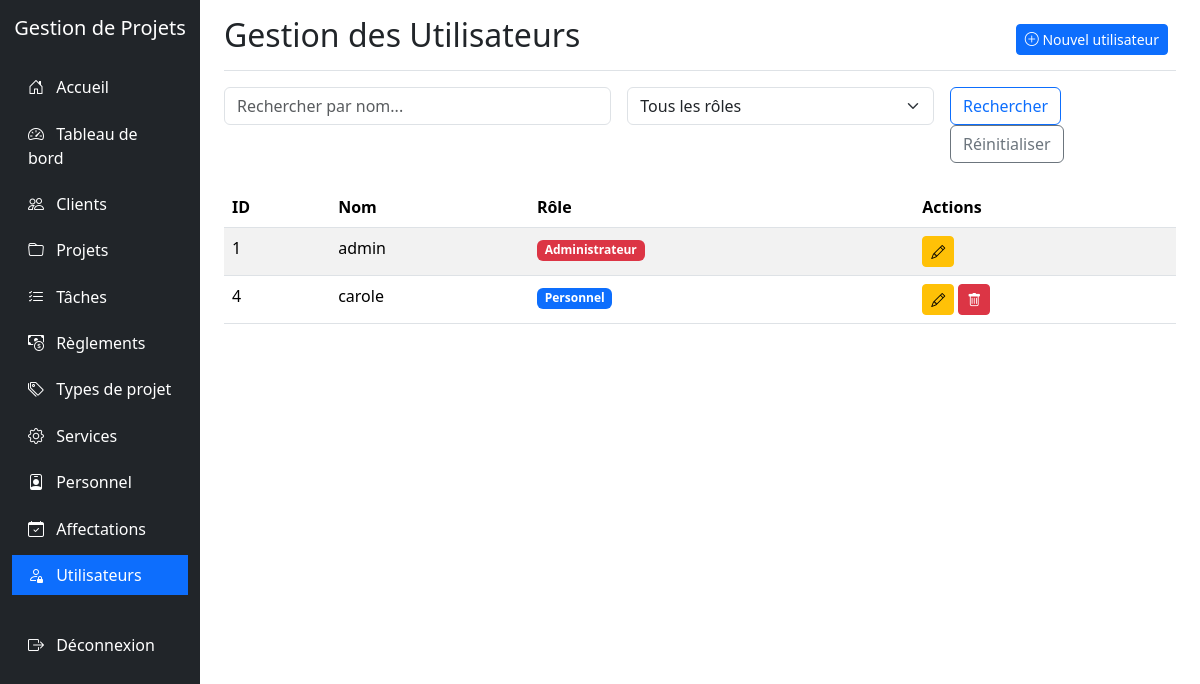
The page /utilisateurs/index.php (signed in) on the database its author committed.
### tables this page shows
CREATE TABLE IF NOT EXISTS `utilisateur` (
  `IdUtilisateur` int NOT NULL AUTO_INCREMENT,
  `NomUtilisateur` varchar(255) NOT NULL,
  `MotDePasse` varchar(255) NOT NULL,
  `Role` varchar(50) NOT NULL,
  PRIMARY KEY (`IdUtilisateur`)
);

### utilisateurs/index.php (the view, shortened to what this page needs)
<?php
require_once '../config.php';
$search = isset($_GET['search']) ? $_GET['search'] : '';
$where = [];
$whereClause = !empty($where) ? "WHERE " . implode(" AND ", $where) : "";
$sql = "SELECT * FROM UTILISATEUR $whereClause ORDER BY NomUtilisateur";
$result = mysqli_query($conn, $sql);
?>
<!DOCTYPE html>
<html lang="fr">
<head>
<link href="../libs/bootstrap@5.3.0-alpha1/dist/css/bootstrap.min.css" rel="stylesheet">
<link rel="stylesheet" href="../libs/bootstrap-icons-1.10.0/font/bootstrap-icons.css">
</head>
<body>
    <div class="container-fluid">
        <div class="row">
            <div class="col-md-3 col-lg-2 d-md-block sidebar collapse">
                <div class="position-sticky pt-3">
                    <div class="text-center mb-4">
                        <h5 class="text-white">Gestion de Projets</h5>
                    </div>
                    <ul class="nav flex-column">
                        <li class="nav-item">
                            <a class="nav-link" href="../index.php">
                                <i class="bi bi-house-door"></i> Accueil
                            </a>
                        </li>
                        <li class="nav-item">
                            <a class="nav-link" href="../dashboard/index.php">
                                <i class="bi bi-speedometer2"></i> Tableau de bord
                            </a>
                        </li>
                        <li class="nav-item">
                            <a class="nav-link" href="../clients/index.php">
                                <i class="bi bi-people"></i> Clients
                            </a>
                        </li>
                        <li class="nav-item">
                            <a class="nav-link" href="../projets/index.php">
                                <i class="bi bi-folder"></i> Projets
                            </a>
                        </li>
                        <li class="nav-item">
                            <a class="nav-link" href="../taches/index.php">
                                <i class="bi bi-list-check"></i> Tâches
                            </a>
                        </li>
                        <li class="nav-item">
                            <a class="nav-link" href="../reglements/index.php">
                                <i class="bi bi-cash-coin"></i> Règlements
                            </a>
                        </li>
                        <li class="nav-item">
                            <a class="nav-link" href="../typesprojet/index.php">
                                <i class="bi bi-tags"></i> Types de projet
                            </a>
                        </li>
                        <li class="nav-item">
                            <a class="nav-link" href="../services/index.php">
                                <i class="bi bi-gear"></i> Services
                            </a>
                        </li>
                        <li class="nav-item">
                            <a class="nav-link" href="../personnel/index.php">
                                <i class="bi bi-person-badge"></i> Personnel
                            </a>
                        </li>
                        <li class="nav-item">
                            <a class="nav-link" href="../affectations/index.php">
                                <i class="bi bi-calendar-check"></i> Affectations
                            </a>
                        </li>
                        <li class="nav-item">
                            <a class="nav-link active" href="../utilisateurs/index.php">
                                <i class="bi bi-person-lock"></i> Utilisateurs
                            </a>
                        </li>
                        <li class="nav-item mt-4">
                            <a class="nav-link" href="../logout.php">
                                <i class="bi bi-box-arrow-right"></i> Déconnexion
                            </a>
                        </li>
                    </ul>
                </div>
            </div>
            <div class="col-md-9 ms-sm-auto col-lg-10 px-md-4">
                <div class="d-flex justify-content-between flex-wrap flex-md-nowrap align-items-center pt-3 pb-2 mb-3 border-bottom">
                    <h1 class="h2">Gestion des Utilisateurs</h1>
                    <div class="btn-toolbar mb-2 mb-md-0">
                        <a href="create.php" class="btn btn-sm btn-primary me-2">
                            <i class="bi bi-plus-circle"></i> Nouvel utilisateur
                        </a>
                    </div>
                </div>
                <div class="row mb-4">
                    <div class="col-md-12">
                        <form action="index.php" method="get" class="row g-3">
                            <div class="col-md-5">
                                <input type="text" name="search" class="form-control" placeholder="Rechercher par nom..." value="<?php echo htmlspecialchars($search); ?>">
                            </div>
                            <div class="col-md-4">
                                <select name="role" class="form-select">
                                    <option value="">Tous les rôles</option>
                                </select>
                            </div>
                            <div class="col-md-3">
                                <button type="submit" class="btn btn-outline-primary">Rechercher</button>
                                <a href="index.php" class="btn btn-outline-secondary">Réinitialiser</a>
                            </div>
                        </form>
                    </div>
                </div>
                <div class="table-responsive">
                    <table class="table table-striped table-hover">
                        <thead>
                            <tr>
                                <th>ID</th>
                                <th>Nom</th>
                                <th>Rôle</th>
                                <th>Actions</th>
                            </tr>
                        </thead>
                        <tbody>
                            <?php
                            if (mysqli_num_rows($result) > 0) {
                                while($row = mysqli_fetch_assoc($result)) {
                                    $userId = $row['IdUtilisateur'];
                                    echo "<tr>";
                                    echo "<td>" . $row['IdUtilisateur'] . "</td>";
                                    echo "<td>" . htmlspecialchars($row['NomUtilisateur']) . "</td>";
                                    echo "<td>";
                                    if ($row['Role'] == 'admin') {
                                        echo "<span class='badge bg-danger'>Administrateur</span>";
                                    } else {
                                        echo "<span class='badge bg-primary'>Personnel</span>";
                                    }
                                    echo "</td>";
                                    echo "<td>";
                                    echo "<a href='edit.php?id=" . $userId . "' class='btn btn-sm btn-warning me-1'><i class='bi bi-pencil'></i></a>";
                                    if ($userId != $_SESSION['user_id']) {
                                        echo "<a href='delete.php?id=" . $userId . "' class='btn btn-sm btn-danger'><i class='bi bi-trash'></i></a>";
                                    }
                                    echo "</td>";
                                    echo "</tr>";
                                }
                            } else {
                                echo "<tr><td colspan='6' class='text-center'>Aucun utilisateur trouvé</td></tr>";
                            }
                            ?>
                        </tbody>
                    </table>
                </div>
            </div>
        </div>
    </div>
</body>
</html>

### utilisateurs/index.php (style rules this page uses)
.sidebar { min-height: 100vh; background-color: #212529; }
.sidebar .nav-link { color: #fff; padding: 0.5rem 1rem; margin: 0.2rem 0; }
.sidebar .nav-link.active { background-color: #0d6efd; }
.sidebar .nav-link i { margin-right: 0.5rem; }

### rows shown on the page
utilisateur: IdUtilisateur "1", NomUtilisateur "admin", Role "Administrateur"
utilisateur: IdUtilisateur "4", NomUtilisateur "carole", Role "Personnel"
